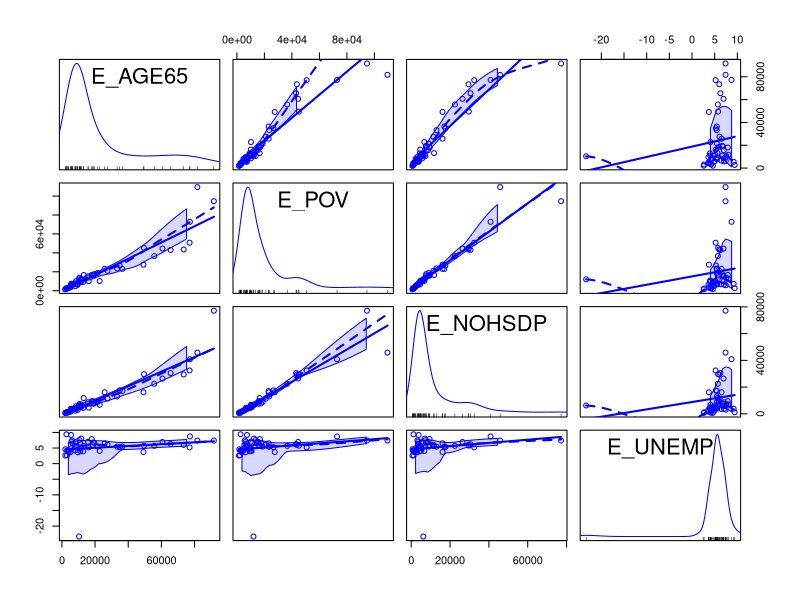
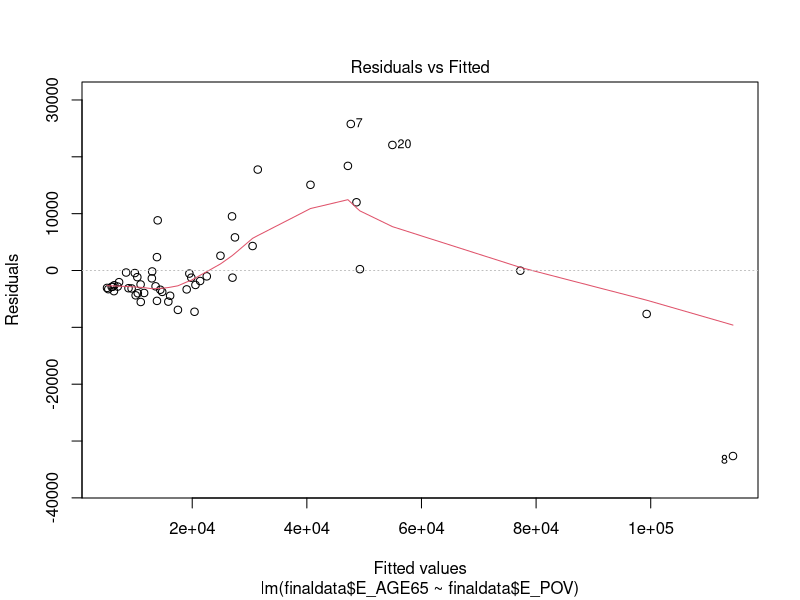
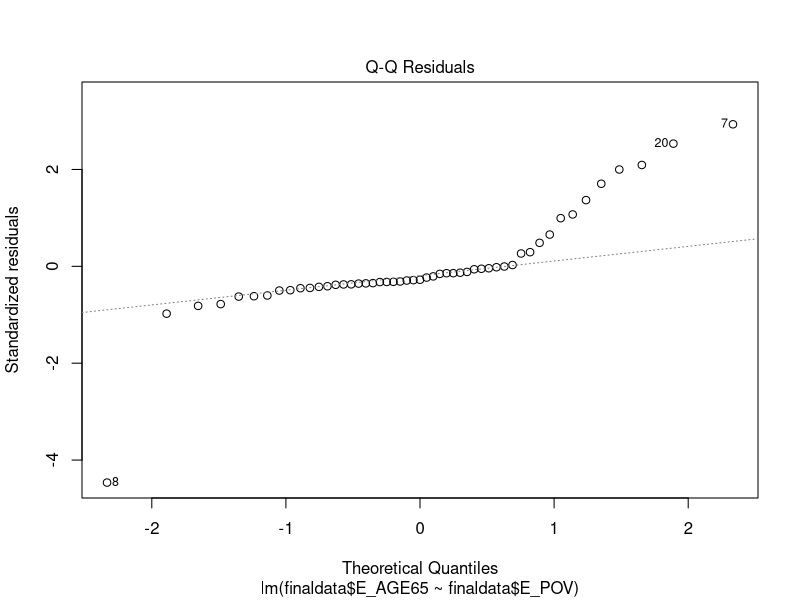
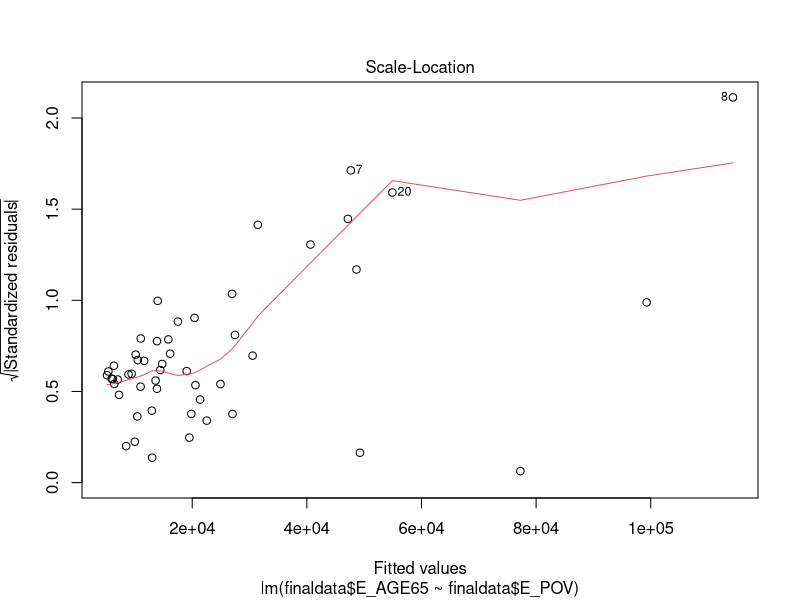
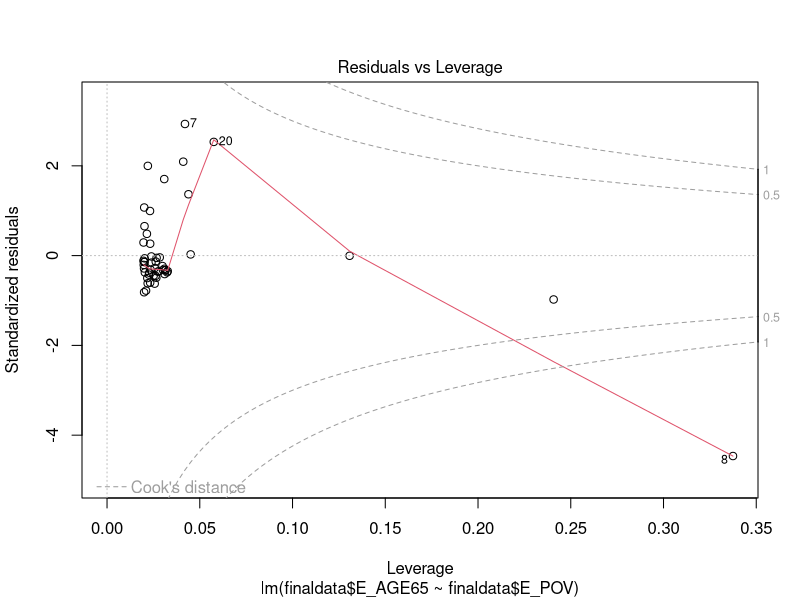
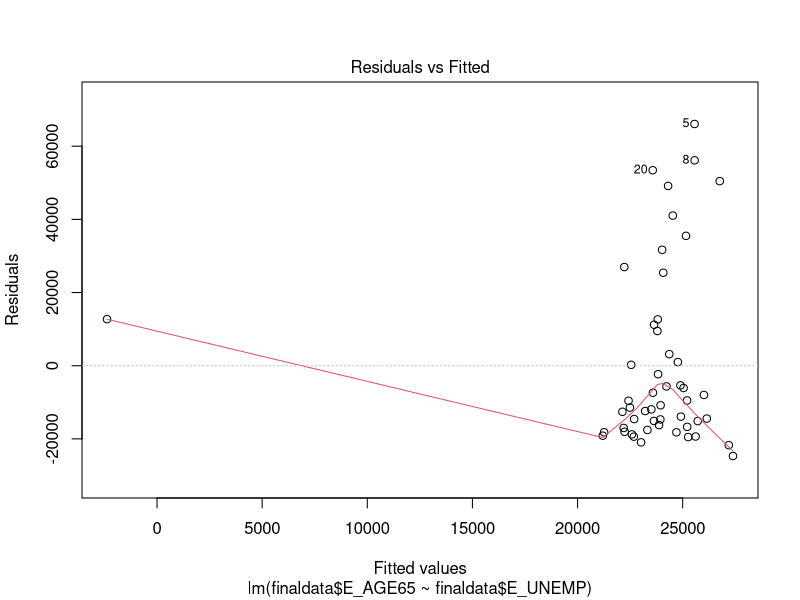
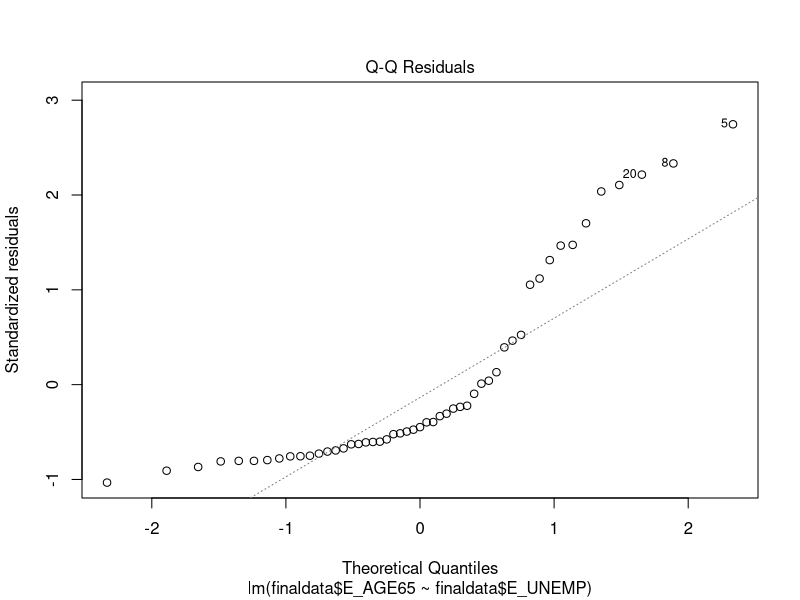
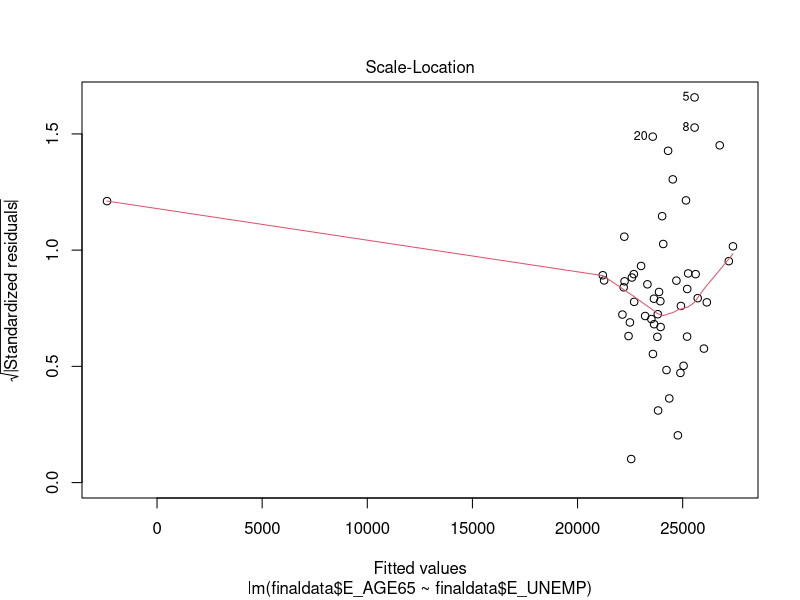

Recreate these plots in R, in order.
## ---- chunk 1
knitr::opts_chunk$set(echo = TRUE)
socialvul <-read.csv("SVI_2018_US_county.csv")
options(repos = "https://cran.rstudio.com/")
install.packages("rlang")
install.packages("ggplot2")
library(ggplot2)
install.packages("tidyverse")
library(tidyverse)
install.packages("mapproj")
library(mapproj)

#install.packages("renv")

#library(renv)
#renv::init()

#install.packages("tidyverse")

#renv::snapshot()

## ---- chunk 2

# importing the data
socialvul <- read.csv("SVI_2018_US_county.csv")

# find the average of E_POV after grouping them based on states
# Aggregate function removes missing values, essentially "cleaning" the dataframe
pov <- aggregate(socialvul$E_POV, list(socialvul$ST_ABBR), FUN = mean)
data_pov <- setNames(pov, c("ST_ABBR", "E_POV"))
## ---- chunk 3
# find the average of EP_UNEMP after grouping them based on states
# Aggregate function removes missing values, essentially "cleaning" the dataframe
unemp <- aggregate(socialvul$EP_UNEMP, list(socialvul$ST_ABBR), FUN = mean)
data_unemp <- setNames(unemp, c("ST_ABBR", "E_UNEMP"))
## ---- chunk 4
# find the average of E_NOHSDP after grouping them based on states
# Aggregate function removes missing values, essentially "cleaning" the dataframe
high <- aggregate(socialvul$E_NOHSDP, list(socialvul$ST_ABBR), FUN = mean)
data_high <- setNames(high, c("ST_ABBR", "E_NOHSDP"))
## ---- chunk 5
# find the average of E_AGE65 after grouping them based on states
# Aggregate function removes missing values, essentially "cleaning" the dataframe
age <- aggregate(socialvul$E_AGE65, list(socialvul$ST_ABBR), FUN = mean)
data_age <- setNames(age, c("ST_ABBR", "E_AGE65"))
## ---- chunk 6
# merges the individual data frames to create one final data frame
data1 <- merge(data_pov, data_unemp, by = "ST_ABBR")
data2 <- merge(data_high, data_age, by = "ST_ABBR")
finaldata <- merge(data1, data2, by = "ST_ABBR")
## ---- chunk 7
#Central tendency
summary(finaldata$E_AGE65)
summary(finaldata$E_POV)
summary(finaldata$E_UNEMP)
summary(finaldata$E_NOHSDP)

#Averages of variables of interest by state to see if there is a common state that has the highest number for each category

averagesAGE65 <-tapply(finaldata$E_AGE65, finaldata$ST_ABBR, mean, na.rm = TRUE)
averagesAGE65
# California has the highest average

averagesPOV<-tapply(finaldata$E_POV, finaldata$ST_ABBR, mean, na.rm = TRUE)
averagesPOV
# Washington DC has the highest average 

averagesUNEMP <-tapply(finaldata$E_UNEMP, finaldata$ST_ABBR, mean, na.rm = TRUE)
averagesUNEMP
# Arkansas has the highest average

averagesNOHSDP<-tapply(finaldata$E_NOHSDP, finaldata$ST_ABBR, mean, na.rm = TRUE)
averagesNOHSDP
# California has the highest average

# SD of variables of interest by state
sdAGE65 <-tapply(finaldata$E_AGE65, finaldata$ST_ABBR, sd, na.rm = TRUE)
sdAGE65
sdPOV<-tapply(finaldata$E_POV, finaldata$ST_ABBR, sd, na.rm = TRUE)
sdPOV
sdUNEMP <-tapply(finaldata$E_UNEMP, finaldata$ST_ABBR, sd, na.rm = TRUE)
sdUNEMP
sdNOHSDP<-tapply(finaldata$E_NOHSDP, finaldata$ST_ABBR, sd, na.rm = TRUE)
sdNOHSDP

# Variance of variables of interest by state
varAGE65 <-tapply(finaldata$E_AGE65, finaldata$ST_ABBR, var, na.rm = TRUE)
varAGE65
varPOV<-tapply(finaldata$E_POV, finaldata$ST_ABBR, var, na.rm = TRUE)
varPOV
varUNEMP <-tapply(finaldata$E_UNEMP, finaldata$ST_ABBR, var, na.rm = TRUE)
varUNEMP
varNOHSDP<-tapply(finaldata$E_NOHSDP, finaldata$ST_ABBR, var, na.rm = TRUE)
varNOHSDP

## ---- chunk 8
#Checking the impact of the addition of a new variable

# 1) Check the impact of the addition of the E_POV variable when the other variables are held constant 
lmnpov <- lm(E_AGE65~E_UNEMP+E_NOHSDP, data=finaldata)
#This variable encapsulated the linear regression model of E_AGE65 with E_UNEMP and E_NOHSDP as factor variables.
lmspov <- lm(E_AGE65~E_UNEMP+E_NOHSDP+E_POV, data=finaldata)
#This variable encapsulated the linear regression model of E_AGE65 with E_POV and E_NOHSDP as factor variables.
summary(lmspov)
summary(lmnpov)
x<-anova(lmnpov, lmspov)
x
## ---- chunk 9
# 2) Check the impact of the addition of the E-NOHSDP variable when the other variables are held constant 
lmnnohsdp <- lm(E_AGE65~E_UNEMP+E_POV, data=finaldata)
#This variable encapsulated the linear regression model of E_AGE65 with E_UNEMP and E_NOHSDP as factor variables.
lmsnohsdp <- lm(E_AGE65~E_UNEMP+E_POV+E_NOHSDP, data=finaldata)
#This variable encapsulated the linear regression model of E_AGE65 with E_POV and E_NOHSDP as factor variables.
summary(lmnnohsdp)
summary(lmsnohsdp)
y<-anova(lmnnohsdp, lmsnohsdp)
y
## ---- chunk 10
# 3) Check the impact of the addition of the E_UNEMP variable when the other variables are held constant 
lmnunemp <- lm(E_AGE65~E_NOHSDP+E_POV, data=finaldata)
#This variable encapsulated the linear regression model of E_AGE65 with E_UNEMP and E_NOHSDP as factor variables.
lmsunemp <- lm(E_AGE65~E_NOHSDP+E_POV+E_UNEMP, data=finaldata)
#This variable encapsulated the linear regression model of E_AGE65 with E_POV and E_NOHSDP as factor variables.
summary(lmnunemp)
summary(lmsunemp)
z<-anova(lmnunemp, lmsunemp)
z
## ---- chunk 11
#Correlation/scatterplot matrix
library(car)
scatterplotMatrix(~E_AGE65 + ~E_POV + ~E_NOHSDP + ~E_UNEMP, data = finaldata, regLine = TRUE)
#The curved lines helps us determine the data's trends and helps us to predict unknown data points from the regression
#The solid line represents the fitted line for the observed data
## ---- chunk 12
#Linear Regression 1
lm(finaldata$E_AGE65 ~ finaldata$E_POV)
#QQ Plot (second graph)
plot(lm(finaldata$E_AGE65 ~ finaldata$E_POV))
## ---- chunk 13
#Linear Regression 2
lm(finaldata$E_AGE65 ~ finaldata$E_UNEMP)
#QQ Plot (second graph)
plot(lm(finaldata$E_AGE65 ~ finaldata$E_UNEMP))
## ---- chunk 14
#Linear Regression 3
lm(finaldata$E_AGE65 ~ finaldata$E_NOHSDP)
#QQ Plot (second graph)
plot(lm(finaldata$E_AGE65 ~ finaldata$E_NOHSDP))
## ---- chunk 15
#Bivariate plots
ggplot(data = finaldata, aes(x = E_POV, y = E_AGE65, color=ST_ABBR)) +labs(x="poverty", y="age at or over 65")+
  geom_point()+geom_line() 
## ---- chunk 16
ggplot(data = finaldata, aes(x = E_UNEMP, y = E_AGE65, color=ST_ABBR)) +labs(x="unemployment", y="age at or over 65") +geom_point() 
## ---- chunk 17
ggplot(data = finaldata, aes(x = E_NOHSDP, y = E_AGE65, color=ST_ABBR)) +labs(x="no high school diploma", y="age at or over 65")+ geom_point()
## ---- chunk 18
boxplot(socialvul$E_AGE65~ socialvul$ST_ABBR, col="pink")
ggplot(data = socialvul, aes(x= ST_ABBR, y=E_AGE65)) + geom_bar(stat="identity", fill="steelblue")+ labs(x="state", y="age at or over 65")
## ---- chunk 19
#Residual plots
plot(xlab="residuals from model lmspov", ylab="residuals from model lmnpov", lmnpov$residual~lmspov$residual)
## ---- chunk 20
plot(xlab="residuals from model lmsnohsdp", ylab="residuals from model lmnnohsdp",lmnnohsdp$residual~lmsnohsdp$residual)
## ---- chunk 21
plot(xlab="residuals from model lmsunemp", ylab="residuals from model lmnunemp",lmnunemp$residual~lmsunemp$residual)
